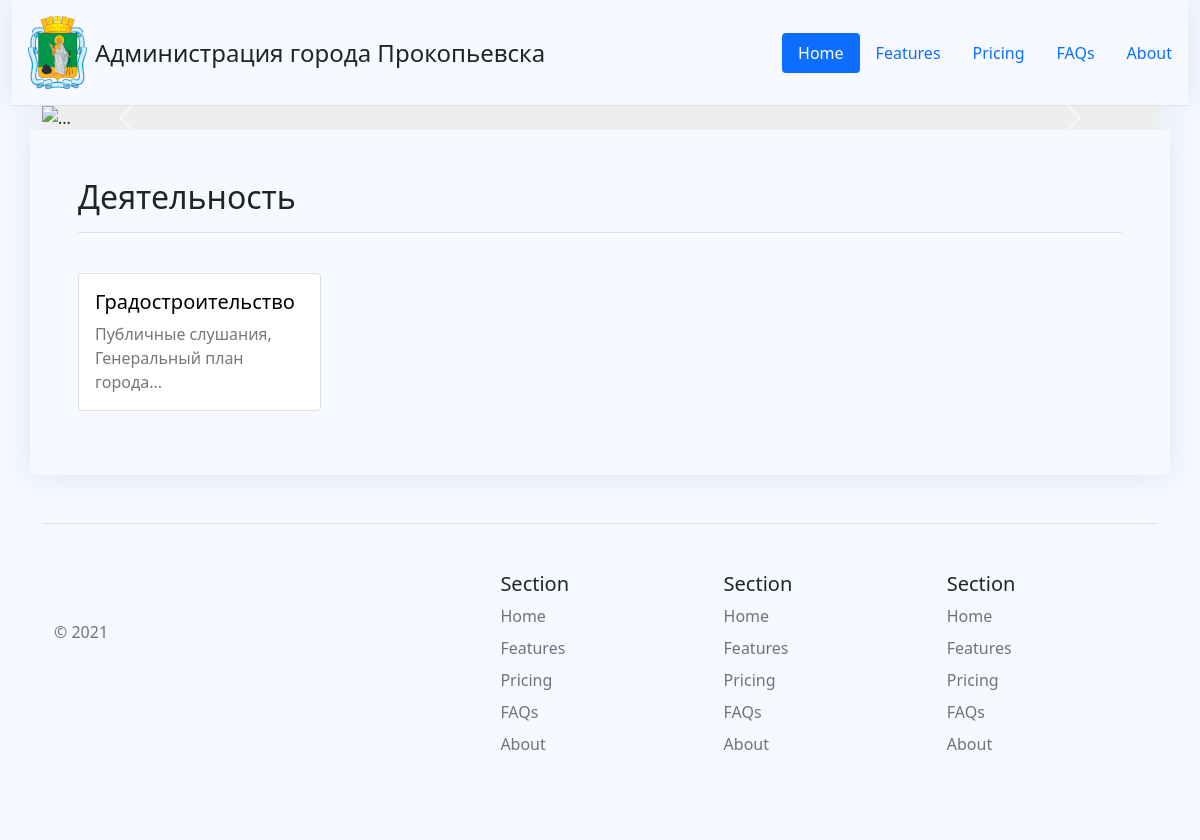
The page / on the database its author committed.
### menus/models.py (models this page shows, shortened)
class Menu(models.Model):
    title = models.CharField(max_length=100)
    alias = models.CharField(max_length=100)
    parent = models.ForeignKey('Menu', on_delete=models.CASCADE,blank=True, null=True)
    description = models.TextField()

### app/views.py (the view)
# urls.py: path('', views.main),
def main(request, *args, **kwargs):
    return render(request, 'app/base.html', {})

### app/templatetags/breadcrumbs.py (called while the page is built)
@register.inclusion_tag('app/breadcrumbs.html')
def breadcrumbs(bc_items:dict):
    url_chain = ''
    breadcrumbs_items = {'Главная':''}
    breadcrumbs_items.update(bc_items)
    for key, value in breadcrumbs_items.items():
        url_chain += value + '/'
        breadcrumbs_items[key] = url_chain
    context = {
        'breadcrumbs_items' : breadcrumbs_items
    }
    return context

### menus/templatetags/show_menus.py (called while the page is built)
@register.inclusion_tag('menus/show_menus.html')
def show_menus():
    menus = Menu.objects.filter(parent_id__isnull=True)
    context = {
        'add_path': True,
        'category': None,
        'menus': menus
    }
    return context

### app/templates/app/base.html (shortened to what this page needs)
{% load static %}
{% load show_menus %}
<!doctype html>
<html lang="en">
  <head>
    <link href="{% static 'app/css/bootstrap.min.css' %}" rel="stylesheet">
    <link href="{% static 'app/css/magnific-popup.css' %}" rel="stylesheet">
    <link href="{% static 'app/css/custom.css' %}" rel="stylesheet">
  </head>
  <body>
    <div class="container-fluid">
      <header class="d-flex flex-wrap justify-content-center py-3 ps-3 border-bottom">
        <a href="/" class="d-flex align-items-center mb-3 mb-md-0 me-md-auto text-dark text-decoration-none">
          <img src="{% static 'app/img/gerb-prk-small.png' %}">
          <span class="ms-2 fs-4">Администрация города Прокопьевска</span>
        </a>
        <ul class="nav align-items-center nav-pills">
          <li class="nav-item"><a href="#" class="nav-link active" aria-current="page">Home</a></li>
          <li class="nav-item"><a href="#" class="nav-link">Features</a></li>
          <li class="nav-item"><a href="#" class="nav-link">Pricing</a></li>
          <li class="nav-item"><a href="#" class="nav-link">FAQs</a></li>
          <li class="nav-item"><a href="#" class="nav-link">About</a></li>
        </ul>
      </header>
    </div>
    {% block top %}
    <div class="container">
      <div id="carouselExampleControls" class="carousel slide" data-bs-ride="carousel">
        <div class="carousel-inner">
          <div class="carousel-item active">
            <img src="..." class="d-block w-100" alt="..." style="background-color:#eee">
          </div>
        </div>
        <button class="carousel-control-prev" type="button" data-bs-target="#carouselExampleControls" data-bs-slide="prev">
          <span class="carousel-control-prev-icon" aria-hidden="true"></span>
        </button>
        <button class="carousel-control-next" type="button" data-bs-target="#carouselExampleControls" data-bs-slide="next">
          <span class="carousel-control-next-icon" aria-hidden="true"></span>
        </button>
      </div>
    </div>
    {% endblock top %}
  {% block activity %}
    {% show_menus %}
  {% endblock activity %}
    <div class="container">
        {% block base_footer %}
          <div class="container">
            <footer class="row row-cols-5 py-5 my-5 border-top">
              <div class="col">
                <a href="/" class="d-flex align-items-center mb-3 link-dark text-decoration-none">
                  <svg class="bi me-2" width="40" height="32"><use xlink:href="#bootstrap"></use></svg>
                </a>
                <p class="text-muted">© 2021</p>
              </div>
              <div class="col">
              </div>
              <div class="col">
                <h5>Section</h5>
                <ul class="nav flex-column">
                  <li class="nav-item mb-2"><a href="#" class="nav-link p-0 text-muted">Home</a></li>
                  <li class="nav-item mb-2"><a href="#" class="nav-link p-0 text-muted">Features</a></li>
                  <li class="nav-item mb-2"><a href="#" class="nav-link p-0 text-muted">Pricing</a></li>
                  <li class="nav-item mb-2"><a href="#" class="nav-link p-0 text-muted">FAQs</a></li>
                  <li class="nav-item mb-2"><a href="#" class="nav-link p-0 text-muted">About</a></li>
                </ul>
              </div>
              <div class="col">
                <h5>Section</h5>
                <ul class="nav flex-column">
                  <li class="nav-item mb-2"><a href="#" class="nav-link p-0 text-muted">Home</a></li>
                  <li class="nav-item mb-2"><a href="#" class="nav-link p-0 text-muted">Features</a></li>
                  <li class="nav-item mb-2"><a href="#" class="nav-link p-0 text-muted">Pricing</a></li>
                  <li class="nav-item mb-2"><a href="#" class="nav-link p-0 text-muted">FAQs</a></li>
                  <li class="nav-item mb-2"><a href="#" class="nav-link p-0 text-muted">About</a></li>
                </ul>
              </div>
              <div class="col">
                <h5>Section</h5>
                <ul class="nav flex-column">
                  <li class="nav-item mb-2"><a href="#" class="nav-link p-0 text-muted">Home</a></li>
                  <li class="nav-item mb-2"><a href="#" class="nav-link p-0 text-muted">Features</a></li>
                  <li class="nav-item mb-2"><a href="#" class="nav-link p-0 text-muted">Pricing</a></li>
                  <li class="nav-item mb-2"><a href="#" class="nav-link p-0 text-muted">FAQs</a></li>
                  <li class="nav-item mb-2"><a href="#" class="nav-link p-0 text-muted">About</a></li>
                </ul>
              </div>
            </footer>
          </div>
        {% endblock %}
    </div>
  </body>
</html>

### menus/templates/menus/html_menus.html (shortened to what this page needs)
{% load static %}
{% load breadcrumbs %}
{% if menus %}
    <div id="content" class="container p-5 ">
        {% if not subcategory %}
            <h2 class="border-bottom pb-3">
              Деятельность
            </h2>
        {% endif %}
        <div class="row row-cols-1 row-cols-md-4 g-4 my-3">
          {% for menu in menus %}
              <div class="col">
                <div class="card" class="hover-shadow">
                  <a href="
                    {% if add_path %}
                        {% url 'activity' %}{{ menu.alias }}
                    {% else %}
                        {{ menu.alias }}
                    {% endif %}
                    " >
                    <div class="card-body">
                        <h5 class="card-title">{{ menu.title }}</h5>
                      <p class="card-text">{{ menu.description}}</p>
                    </div>
                  </a>
                </div>
              </div>
          {% endfor %}
        </div>
    </div>
{% endif %}

### app/static/app/css/custom.css (style rules this page uses)
body { background: #f6f9ff; }
#content, header, .right { box-shadow:0px 0 30px rgba(1, 41, 112, 0.1); }

### rows shown on the page
Menu: title "Градостроительство", description "Публичные слушания, Генеральный план города..."
